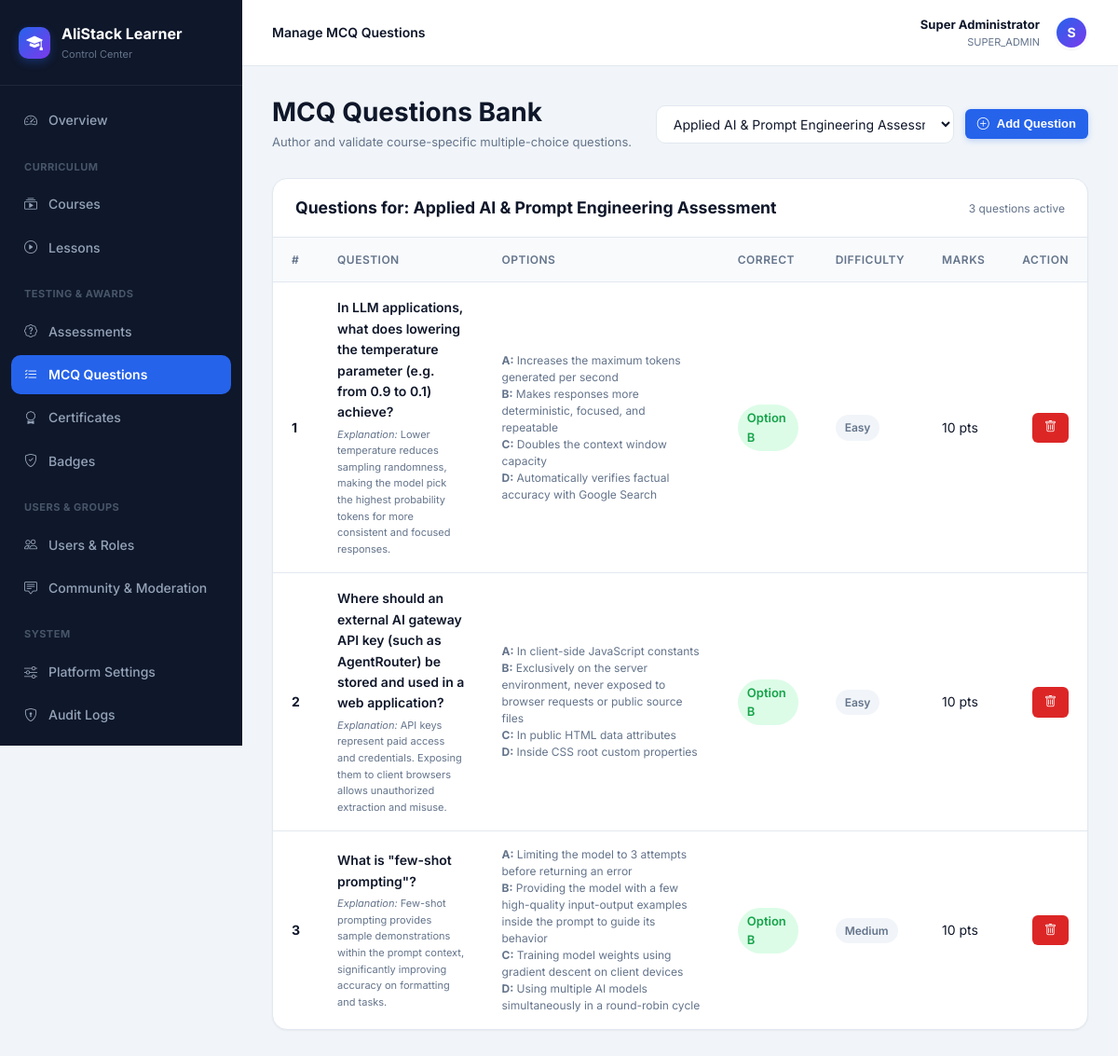
The app's page /public/admin/questions.php (signed in) with its own data.
### tables this page shows
CREATE TABLE `assessments` (
  `id` INT UNSIGNED AUTO_INCREMENT PRIMARY KEY,
  `course_id` INT UNSIGNED NOT NULL,
  `title` VARCHAR(200) NOT NULL,
  `instructions` TEXT NULL,
  `total_questions_to_ask` INT UNSIGNED NOT NULL DEFAULT 10,
  `total_marks` INT UNSIGNED NOT NULL DEFAULT 100,
  `pass_percentage` DECIMAL(5,2) NOT NULL DEFAULT 70.00,
  `time_limit_minutes` INT UNSIGNED NOT NULL DEFAULT 20,
  `max_attempts` INT UNSIGNED NOT NULL DEFAULT 3,
  `randomize_questions` TINYINT(1) NOT NULL DEFAULT 1,
  `randomize_options` TINYINT(1) NOT NULL DEFAULT 0,
  `reveal_answers` TINYINT(1) NOT NULL DEFAULT 1,
  `retakes_allowed` TINYINT(1) NOT NULL DEFAULT 1,
  `is_published` TINYINT(1) NOT NULL DEFAULT 1,
  `created_at` DATETIME NOT NULL DEFAULT CURRENT_TIMESTAMP,
  `updated_at` DATETIME NOT NULL DEFAULT CURRENT_TIMESTAMP ON UPDATE CURRENT_TIMESTAMP,
  FOREIGN KEY (`course_id`) REFERENCES `courses`(`id`) ON DELETE CASCADE
);

CREATE TABLE `assessment_questions` (
  `id` INT UNSIGNED AUTO_INCREMENT PRIMARY KEY,
  `assessment_id` INT UNSIGNED NOT NULL,
  `course_id` INT UNSIGNED NOT NULL,
  `question_text` TEXT NOT NULL,
  `option_a` TEXT NOT NULL,
  `option_b` TEXT NOT NULL,
  `option_c` TEXT NOT NULL,
  `option_d` TEXT NOT NULL,
  `correct_option` ENUM('A', 'B', 'C', 'D') NOT NULL,
  `explanation` TEXT NULL,
  `topic` VARCHAR(100) NULL,
  `difficulty` ENUM('easy', 'medium', 'hard') NOT NULL DEFAULT 'medium',
  `marks` INT UNSIGNED NOT NULL DEFAULT 10,
  `is_active` TINYINT(1) NOT NULL DEFAULT 1,
  `created_at` DATETIME NOT NULL DEFAULT CURRENT_TIMESTAMP,
  FOREIGN KEY (`assessment_id`) REFERENCES `assessments`(`id`) ON DELETE CASCADE,
  FOREIGN KEY (`course_id`) REFERENCES `courses`(`id`) ON DELETE CASCADE
);

### config/app.php (called while the page is built, shortened)
<?php
require_once __DIR__ . '/database.php';
if (!function_exists('baseUrl')) {
    function baseUrl(string $path = ''): string {
        if (!empty($_SERVER['HTTP_HOST'])) {
            $protocol = (!empty($_SERVER['HTTPS']) && $_SERVER['HTTPS'] !== 'off') ? "https://" : "http://";
            $host = $_SERVER['HTTP_HOST'];
            $scriptName = $_SERVER['SCRIPT_NAME'] ?? '';
            $baseDir = str_replace('\\', '/', dirname($scriptName));
            if (str_contains($baseDir, '/public')) {
                $baseDir = substr($baseDir, 0, strpos($baseDir, '/public') + 7);
            } elseif ($baseDir === '/' || $baseDir === '\\' || $baseDir === '.') {
                $baseDir = '';
            }
            $base = rtrim($protocol . $host . $baseDir, '/');
            return $base . '/' . ltrim($path, '/');
        }
        $configured = getenv('APP_URL') ?: 'http://localhost:8000';
        return rtrim($configured, '/') . '/' . ltrim($path, '/');
    }
}

### app/Helpers/Sanitizer.php (called while the page is built, shortened)
<?php
class Sanitizer {
    public static function e(?string $value): string {
        return htmlspecialchars($value, ENT_QUOTES, 'UTF-8');
    }
}

### app/autoload.php (called while the page is built, shortened)
<?php
spl_autoload_register(function ($class) {
    $prefix = 'App\\';
    $baseDir = __DIR__ . '/';
    $len = strlen($prefix);
    $relativeClass = substr($class, $len);
    $file = $baseDir . str_replace('\\', '/', $relativeClass) . '.php';
});
require_once dirname(__DIR__) . '/config/app.php';

### config/database.php (called while the page is built, shortened)
<?php
function getDbConnection(): PDO {
    static $pdo = null;
    if ($pdo !== null) {
        return $pdo;
    }
    $host = getenv('DB_HOST') ?: '127.0.0.1';
    $port = getenv('DB_PORT') ?: '3306';
    $dbname = getenv('DB_NAME') ?: 'alistack_learner';
    $username = getenv('DB_USER') ?: 'root';
    $password = getenv('DB_PASS') !== false ? getenv('DB_PASS') : '';
    $dsn = "mysql:host={$host};port={$port};dbname={$dbname};charset=utf8mb4";
    $options = [
        PDO::ATTR_ERRMODE            => PDO::ERRMODE_EXCEPTION,
        PDO::ATTR_DEFAULT_FETCH_MODE => PDO::FETCH_ASSOC,
        PDO::ATTR_EMULATE_PREPARES   => false,
        PDO::MYSQL_ATTR_INIT_COMMAND => "SET NAMES utf8mb4 COLLATE utf8mb4_unicode_ci"
    ];
    try {
        $pdo = new PDO($dsn, $username, $password, $options);
        return $pdo;
    } catch (PDOException $e) {
        error_log("Database connection failed: " . $e->getMessage());
        if (getenv('APP_ENV') === 'local' || !getenv('APP_ENV')) {
            throw new RuntimeException("Database connection error: Unable to connect to MySQL database '{$dbname}' on {$host}:{$port}. Please verify your MySQL server is running and .env credentials are correct.");
        }
        throw new RuntimeException("A secure database connection could not be established. Please check back shortly.");
    }
}

### app/Repositories/AssessmentRepository.php (called while the page is built, shortened)
<?php
class AssessmentRepository {
    protected PDO $db;
    public function __construct() {
        $this->db = getDbConnection();
    }
    public function findById(int $assessmentId): ?array {
        $stmt = $this->db->prepare("
            SELECT a.*, c.title as course_title, c.slug as course_slug
            FROM assessments a
            JOIN courses c ON c.id = a.course_id
            WHERE a.id = ? LIMIT 1
        ");
        $stmt->execute([$assessmentId]);
        $row = $stmt->fetch();
        return $row ?: null;
    }
    public function getQuestionsAdmin(int $assessmentId): array {
        $stmt = $this->db->prepare("
            SELECT * FROM assessment_questions
            WHERE assessment_id = ?
            ORDER BY id ASC
        ");
        $stmt->execute([$assessmentId]);
        return $stmt->fetchAll();
    }
}

### public/admin/questions.php (the view, shortened to what this page needs)
<?php
require_once dirname(__DIR__, 2) . '/app/autoload.php';
$assessmentRepo = new AssessmentRepository();
$pdo = getDbConnection();
$assessments = $pdo->query("SELECT a.id, a.title, a.course_id, c.title as course_title FROM assessments a JOIN courses c ON c.id = a.course_id ORDER BY a.id DESC")->fetchAll();
$selectedAssessmentId = !empty($_GET['assessment_id']) ? (int)$_GET['assessment_id'] : (!empty($assessments) ? (int)$assessments[0]['id'] : 0);
$selectedAssessment = $selectedAssessmentId ? $assessmentRepo->findById($selectedAssessmentId) : null;
$questions = $selectedAssessmentId ? $assessmentRepo->getQuestionsAdmin($selectedAssessmentId) : [];
require_once dirname(__DIR__, 2) . '/templates/layouts/admin-layout.php';
?>
<div class="admin-page-header">
    <div>
        <h1 style="font-size: 1.75rem; margin-bottom: 4px;">MCQ Questions Bank</h1>
        <p style="font-size: 13px; color: var(--muted); margin: 0;">Author and validate course-specific multiple-choice questions.</p>
    </div>
    <div style="display: flex; gap: 12px; align-items: center;">
        <select class="form-select" style="width: 320px;" onchange="window.location.href='<?= baseUrl('admin/questions.php?assessment_id=') ?>' + this.value;">
            <?php foreach ($assessments as $a): ?>
                <option value="<?= $a['id'] ?>" <?= ($selectedAssessmentId === (int)$a['id']) ? 'selected' : '' ?>>
                    <?= Sanitizer::e($a['title']) ?> (<?= Sanitizer::e($a['course_title']) ?>)
                </option>
            <?php endforeach; ?>
        </select>
        <?php if ($selectedAssessmentId): ?>
            <button type="button" class="btn btn-primary btn-sm" onclick="openModal('addQuestionModal')">
                <i class="bi bi-plus-circle"></i> Add Question
            </button>
        <?php endif; ?>
    </div>
</div>
<div class="table-card">
    <div class="card-header">
        <h3 style="font-size: 1.1rem; margin: 0;">
            Questions for: <strong><?= Sanitizer::e($selectedAssessment['title'] ?? 'Assessment') ?></strong>
        </h3>
        <span style="font-size: 12px; color: var(--muted);"><?= count($questions) ?> questions active</span>
    </div>
    <div class="table-responsive">
        <table class="data-table">
            <thead>
                <tr>
                    <th>#</th>
                    <th>Question</th>
                    <th>Options</th>
                    <th>Correct</th>
                    <th>Difficulty</th>
                    <th>Marks</th>
                    <th style="text-align: right;">Action</th>
                </tr>
            </thead>
            <tbody>
                <?php if (empty($questions)): ?>
                    <tr><td colspan="7" style="text-align: center; color: var(--muted);">No questions authored yet. Click "Add Question" above.</td></tr>
                <?php else: ?>
                    <?php foreach ($questions as $idx => $q): ?>
                        <tr>
                            <td><strong><?= $idx + 1 ?></strong></td>
                            <td style="max-width: 320px;">
                                <div style="font-weight: 600; color: var(--dark);"><?= Sanitizer::e($q['question_text']) ?></div>
                                <?php if (!empty($q['explanation'])): ?>
                                    <div style="font-size: 11px; color: var(--muted); margin-top: 4px;"><em>Explanation:</em> <?= Sanitizer::e($q['explanation']) ?></div>
                                <?php endif; ?>
                            </td>
                            <td style="font-size: 12px; color: var(--muted); line-height: 1.5;">
                                <div><strong>A:</strong> <?= Sanitizer::e($q['option_a']) ?></div>
                                <div><strong>B:</strong> <?= Sanitizer::e($q['option_b']) ?></div>
                                <div><strong>C:</strong> <?= Sanitizer::e($q['option_c']) ?></div>
                                <div><strong>D:</strong> <?= Sanitizer::e($q['option_d']) ?></div>
                            </td>
                            <td>
                                <span class="badge badge-success" style="font-size: 13px;">
                                    Option <?= Sanitizer::e($q['correct_option']) ?>
                                </span>
                            </td>
                            <td><span class="badge badge-gray"><?= ucfirst(Sanitizer::e($q['difficulty'])) ?></span></td>
                            <td><?= (int)$q['marks'] ?> pts</td>
                            <td style="text-align: right;">
                                <form method="POST" action="<?= baseUrl('admin/questions.php?assessment_id=' . $selectedAssessmentId) ?>" style="display: inline;" onsubmit="return confirm('Delete this question?');">
                                    <button type="submit" class="btn btn-danger btn-sm" title="Delete">
                                        <i class="bi bi-trash"></i>
                                    </button>
                                </form>
                            </td>
                        </tr>
                    <?php endforeach; ?>
                <?php endif; ?>
            </tbody>
        </table>
    </div>
</div>
<?php require_once dirname(__DIR__, 2) . '/templates/layouts/admin-footer.php'; ?>

### public/assets/css/app.css (style rules this page uses)
:root { --primary: #2563EB; --primary-hover: #1D4ED8; --primary-light: #EFF6FF; --primary-rgb: 37, 99, 235; --secondary: #7C3AED; --secondary-hover: #6D28D9; --secondary-light: #F5F3FF; --dark: #0F172A; --dark-light: #1E293B; --muted: #64748B; --muted-light: #94A3B8; --bg-main: #F8FAFC; --bg-card: #FFFFFF; --border-color: #E2E8F0; --border-focus: #93C5FD; --success: #16A34A; --success-light: #DCFCE7; --warning: #D97706; --warning-light: #FEF3C7; --error: #DC2626; --error-light: #FEE2E2; --radius-sm: 6px; --radius-md: 10px; --radius-lg: 16px; --radius-full: 9999px; --shadow-sm: 0 1px 2px 0 rgba(0, 0, 0, 0.05); --shadow-md: 0 4px 6px -1px rgba(0, 0, 0, 0.1), 0 2px 4px -2px rgba(0, 0, 0, 0.1); --shadow-lg: 0 10px 15px -3px rgba(0, 0, 0, 0.1), 0 4px 6px -4px rgba(0, 0, 0, 0.1); --shadow-xl: 0 20px 25px -5px rgba(0, 0, 0, 0.1), 0 8px 10px -6px rgba(0, 0, 0, 0.1); --transition: all 0.2s cubic-bezier(0.16, 1, 0.3, 1); --font-sans: 'Inter', -apple-system, BlinkMacSystemFont, 'Segoe UI', Roboto, sans-serif; }
*, *::before, *::after { box-sizing: border-box; margin: 0; padding: 0; }
body { font-family: var(--font-sans); background-color: var(--bg-main); color: var(--dark); line-height: 1.6; font-size: 15px; -webkit-font-smoothing: antialiased; min-height: 100vh; display: flex; flex-direction: column; }
h1, h2, h3, h4, h5, h6 { color: var(--dark); font-weight: 700; line-height: 1.25; }
h1 { font-size: 2.25rem; }
h3 { font-size: 1.35rem; }
p { color: var(--muted); margin-bottom: 1rem; }
.btn { display: inline-flex; align-items: center; justify-content: center; gap: 8px; padding: 9px 18px; font-size: 14px; font-weight: 600; border-radius: var(--radius-md); border: 1px solid transparent; cursor: pointer; transition: var(--transition); text-decoration: none; line-height: 1.4; white-space: nowrap; }
.btn-primary { background-color: var(--primary); color: #FFFFFF; box-shadow: 0 2px 6px rgba(37, 99, 235, 0.25); }
.btn-danger { background-color: var(--error); color: #FFFFFF; }
.btn-sm { padding: 6px 12px; font-size: 13px; border-radius: var(--radius-sm); }
.card-header { padding: 20px 24px; border-bottom: 1px solid var(--border-color); display: flex; align-items: center; justify-content: space-between; }
.form-control, .form-select { width: 100%; padding: 10px 14px; font-size: 14px; font-family: inherit; color: var(--dark); background-color: #FFFFFF; border: 1px solid var(--border-color); border-radius: var(--radius-md); transition: var(--transition); }
.badge { display: inline-flex; align-items: center; gap: 4px; font-size: 12px; font-weight: 600; padding: 4px 10px; border-radius: var(--radius-full); }
.badge-success { background: var(--success-light); color: var(--success); }
.badge-gray { background: #F1F5F9; color: var(--muted); }

### public/assets/css/admin.css (style rules this page uses)
.admin-page-header { display: flex; align-items: center; justify-content: space-between; margin-bottom: 28px; gap: 16px; }
.table-card { background: #FFFFFF; border: 1px solid var(--border-color); border-radius: var(--radius-lg); overflow: hidden; box-shadow: var(--shadow-sm); }
.table-responsive { overflow-x: auto; }
.data-table { width: 100%; border-collapse: collapse; text-align: left; font-size: 14px; }
.data-table th { background: #F8FAFC; color: var(--muted); font-weight: 600; padding: 14px 20px; border-bottom: 1px solid var(--border-color); font-size: 12px; text-transform: uppercase; letter-spacing: 0.5px; }
.data-table td { padding: 16px 20px; border-bottom: 1px solid var(--border-color); color: var(--dark); vertical-align: middle; }
.data-table tr:last-child td { border-bottom: none; }

### records on screen
assessments: title "Applied AI & Prompt Engineering Assessment"
assessment_questions: question_text "In LLM applications, what does lowering the temperature parameter (e.g. from 0.9 to 0.1) achieve?", explanation "Lower temperature reduces sampling randomness, making the model pick the highest probability tokens for more consistent and focused responses.", option_a "Increases the maximum tokens generated per second", option_b "Makes responses more deterministic, focused, and repeatable", option_c "Doubles the context window capacity", option_d "Automatically verifies factual accuracy with Google Search", correct_option "B", difficulty "Easy", marks "10"
assessment_questions: question_text "Where should an external AI gateway API key (such as AgentRouter) be stored and used in a web application?", explanation "API keys represent paid access and credentials. Exposing them to client browsers allows unauthorized extraction and misuse.", option_a "In client-side JavaScript constants", option_b "Exclusively on the server environment, never exposed to browser requests or public source files", option_c "In public HTML data attributes", option_d "Inside CSS root custom properties", correct_option "B", difficulty "Easy", marks "10"
assessment_questions: question_text "What is \"few-shot prompting\"?", explanation "Few-shot prompting provides sample demonstrations within the prompt context, significantly improving accuracy on formatting and tasks.", option_a "Limiting the model to 3 attempts before returning an error", option_b "Providing the model with a few high-quality input-output examples inside the prompt to guide its behavior", option_c "Training model weights using gradient descent on client devices", option_d "Using multiple AI models simultaneously in a round-robin cycle", correct_option "B", difficulty "Medium", marks "10"

### other values on screen
Sanitizer::e($pageTitle ?? 'Admin Area') "Manage MCQ Questions"
Sanitizer::e($adminUser['full_name']) "Super Administrator"
Sanitizer::e($adminUser['role']) "SUPER_ADMIN"
substr($adminUser['full_name'], 0, 1) "S"
count($questions) "3"
form field value "Applied AI & Prompt Engineering Assessment (Applied AI & Practical Prompt Engineering)"
